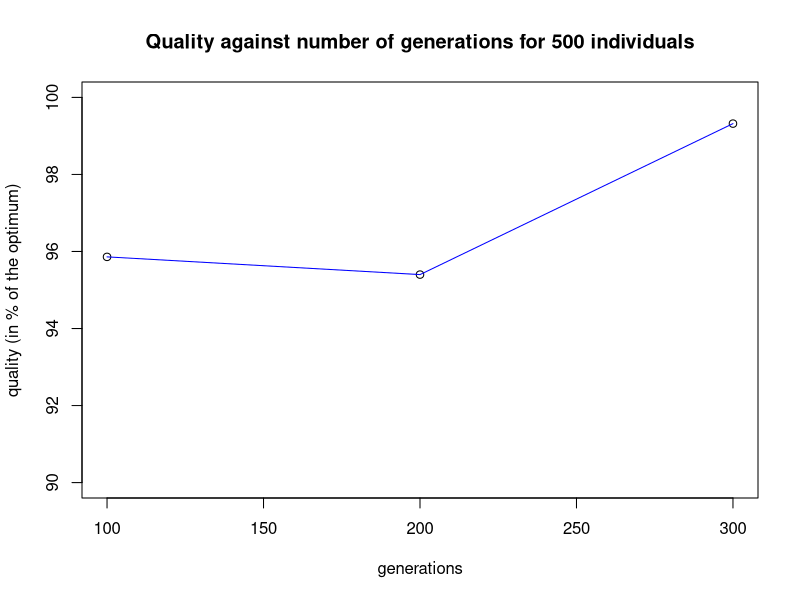

The R script that drew this image:
#run 'png(quality.png)' from R shell
generations <- c(100,200,300)
quality <- c(95.86, 95.40, 99.32)

plot(generations, quality, main="Quality against number of generations for 500 individuals", sub="",  xlab="generations", ylab="quality (in % of the optimum)",
xlim=c(100, 300), ylim=c(90, 100), lty=1)

lines(generations,quality,col="blue",lty=1)
#run 'dev.off()' from R shell

